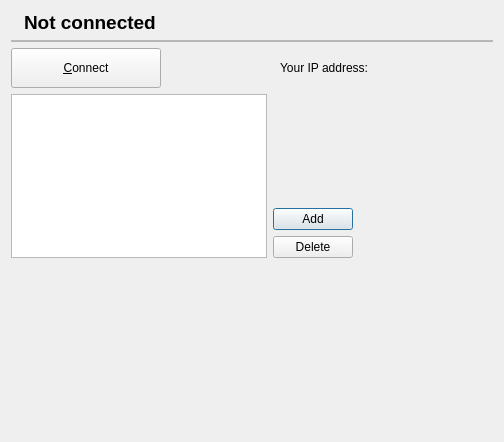
<?xml version="1.0" encoding="UTF-8"?>
<ui version="4.0">
 <class>AccountSettings</class>
 <widget class="QDialog" name="AccountSettings">
  <property name="geometry">
   <rect>
    <x>0</x>
    <y>0</y>
    <width>504</width>
    <height>442</height>
   </rect>
  </property>
  <property name="windowTitle">
   <string>AccountSettings</string>
  </property>
  <layout class="QVBoxLayout" name="verticalLayout_3">
   <item>
    <layout class="QHBoxLayout" name="horizontalLayout_2">
     <item>
      <widget class="QLabel" name="StatusPix">
       <property name="text">
        <string/>
       </property>
       <property name="pixmap">
        <pixmap resource="nvagent.qrc">:/rc/delete_16.png</pixmap>
       </property>
      </widget>
     </item>
     <item>
      <widget class="QLabel" name="connectionInfoLabel">
       <property name="text">
        <string>&lt;html&gt;&lt;head/&gt;&lt;body&gt;&lt;p&gt;&lt;span style=&quot; font-size:14pt; font-weight:600;&quot;&gt;Not connected&lt;/span&gt;&lt;/p&gt;&lt;/body&gt;&lt;/html&gt;</string>
       </property>
      </widget>
     </item>
     <item>
      <widget class="QLabel" name="LoadLabel">
       <property name="text">
        <string/>
       </property>
      </widget>
     </item>
     <item>
      <spacer name="horizontalSpacer">
       <property name="orientation">
        <enum>Qt::Horizontal</enum>
       </property>
       <property name="sizeHint" stdset="0">
        <size>
         <width>40</width>
         <height>20</height>
        </size>
       </property>
      </spacer>
     </item>
     <item>
      <widget class="QLabel" name="label_2">
       <property name="text">
        <string/>
       </property>
       <property name="pixmap">
        <pixmap resource="nvagent.qrc">:/rc/share.png</pixmap>
       </property>
      </widget>
     </item>
    </layout>
   </item>
   <item>
    <widget class="QFrame" name="frame_2">
     <property name="sizePolicy">
      <sizepolicy hsizetype="Preferred" vsizetype="Preferred">
       <horstretch>100</horstretch>
       <verstretch>0</verstretch>
      </sizepolicy>
     </property>
     <property name="minimumSize">
      <size>
       <width>0</width>
       <height>2</height>
      </size>
     </property>
     <property name="maximumSize">
      <size>
       <width>16777215</width>
       <height>2</height>
      </size>
     </property>
     <property name="baseSize">
      <size>
       <width>0</width>
       <height>0</height>
      </size>
     </property>
     <property name="frameShape">
      <enum>QFrame::StyledPanel</enum>
     </property>
     <property name="frameShadow">
      <enum>QFrame::Raised</enum>
     </property>
    </widget>
   </item>
   <item>
    <layout class="QHBoxLayout" name="horizontalLayout">
     <item>
      <widget class="QPushButton" name="connectButton">
       <property name="sizePolicy">
        <sizepolicy hsizetype="Fixed" vsizetype="Fixed">
         <horstretch>0</horstretch>
         <verstretch>0</verstretch>
        </sizepolicy>
       </property>
       <property name="minimumSize">
        <size>
         <width>150</width>
         <height>40</height>
        </size>
       </property>
       <property name="maximumSize">
        <size>
         <width>150</width>
         <height>40</height>
        </size>
       </property>
       <property name="text">
        <string>&amp;Connect</string>
       </property>
       <property name="autoDefault">
        <bool>false</bool>
       </property>
       <property name="default">
        <bool>false</bool>
       </property>
      </widget>
     </item>
     <item>
      <spacer name="horizontalSpacer_3">
       <property name="orientation">
        <enum>Qt::Horizontal</enum>
       </property>
       <property name="sizeType">
        <enum>QSizePolicy::Expanding</enum>
       </property>
       <property name="sizeHint" stdset="0">
        <size>
         <width>20</width>
         <height>20</height>
        </size>
       </property>
      </spacer>
     </item>
     <item>
      <widget class="QLabel" name="YourIPLabel">
       <property name="text">
        <string>Your IP address:</string>
       </property>
      </widget>
     </item>
     <item>
      <widget class="QLabel" name="IPLabel">
       <property name="cursor">
        <cursorShape>IBeamCursor</cursorShape>
       </property>
       <property name="text">
        <string/>
       </property>
      </widget>
     </item>
     <item>
      <spacer name="horizontalSpacer_2">
       <property name="orientation">
        <enum>Qt::Horizontal</enum>
       </property>
       <property name="sizeHint" stdset="0">
        <size>
         <width>40</width>
         <height>20</height>
        </size>
       </property>
      </spacer>
     </item>
    </layout>
   </item>
   <item>
    <layout class="QHBoxLayout" name="horizontalLayout_3">
     <item>
      <widget class="QListWidget" name="listNetwork"/>
     </item>
     <item>
      <layout class="QVBoxLayout" name="verticalLayout">
       <item>
        <spacer name="verticalSpacer">
         <property name="orientation">
          <enum>Qt::Vertical</enum>
         </property>
         <property name="sizeHint" stdset="0">
          <size>
           <width>20</width>
           <height>40</height>
          </size>
         </property>
        </spacer>
       </item>
       <item>
        <widget class="QPushButton" name="addButton">
         <property name="text">
          <string>Add</string>
         </property>
        </widget>
       </item>
       <item>
        <widget class="QPushButton" name="deleteButton">
         <property name="text">
          <string>Delete</string>
         </property>
        </widget>
       </item>
      </layout>
     </item>
     <item>
      <spacer name="horizontalSpacer_4">
       <property name="orientation">
        <enum>Qt::Horizontal</enum>
       </property>
       <property name="sizeHint" stdset="0">
        <size>
         <width>40</width>
         <height>20</height>
        </size>
       </property>
      </spacer>
     </item>
    </layout>
   </item>
   <item>
    <spacer name="verticalSpacer_2">
     <property name="orientation">
      <enum>Qt::Vertical</enum>
     </property>
     <property name="sizeHint" stdset="0">
      <size>
       <width>20</width>
       <height>200</height>
      </size>
     </property>
    </spacer>
   </item>
  </layout>
 </widget>
 <resources>
  <include location="nvagent.qrc"/>
  <include location="../../../../.designer/backup/nvagent.qrc"/>
 </resources>
 <connections/>
</ui>
